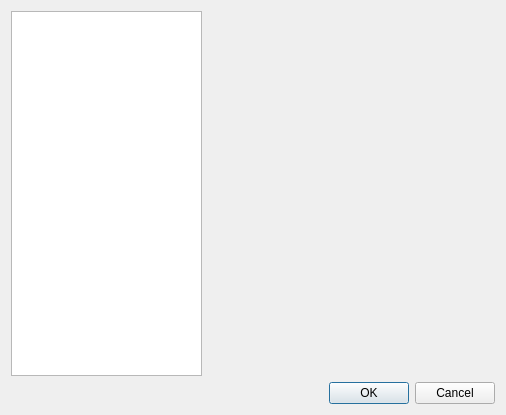
<?xml version="1.0" encoding="UTF-8"?>
<ui version="4.0">
 <class>WindowSelector</class>
 <widget class="QDialog" name="WindowSelector">
  <property name="geometry">
   <rect>
    <x>0</x>
    <y>0</y>
    <width>506</width>
    <height>415</height>
   </rect>
  </property>
  <property name="windowTitle">
   <string>Select Window</string>
  </property>
  <layout class="QVBoxLayout" name="verticalLayout">
   <item>
    <layout class="QHBoxLayout" name="horizontalLayout" stretch="2,3">
     <item>
      <widget class="QListWidget" name="windowListWidget"/>
     </item>
     <item>
      <widget class="QWidget" name="imageWidget" native="true"/>
     </item>
    </layout>
   </item>
   <item>
    <widget class="QDialogButtonBox" name="buttonBox">
     <property name="orientation">
      <enum>Qt::Horizontal</enum>
     </property>
     <property name="standardButtons">
      <set>QDialogButtonBox::Cancel|QDialogButtonBox::Ok</set>
     </property>
    </widget>
   </item>
  </layout>
 </widget>
 <resources/>
 <connections>
  <connection>
   <sender>buttonBox</sender>
   <signal>accepted()</signal>
   <receiver>WindowSelector</receiver>
   <slot>accept()</slot>
   <hints>
    <hint type="sourcelabel">
     <x>248</x>
     <y>254</y>
    </hint>
    <hint type="destinationlabel">
     <x>157</x>
     <y>274</y>
    </hint>
   </hints>
  </connection>
  <connection>
   <sender>buttonBox</sender>
   <signal>rejected()</signal>
   <receiver>WindowSelector</receiver>
   <slot>reject()</slot>
   <hints>
    <hint type="sourcelabel">
     <x>316</x>
     <y>260</y>
    </hint>
    <hint type="destinationlabel">
     <x>286</x>
     <y>274</y>
    </hint>
   </hints>
  </connection>
 </connections>
</ui>
